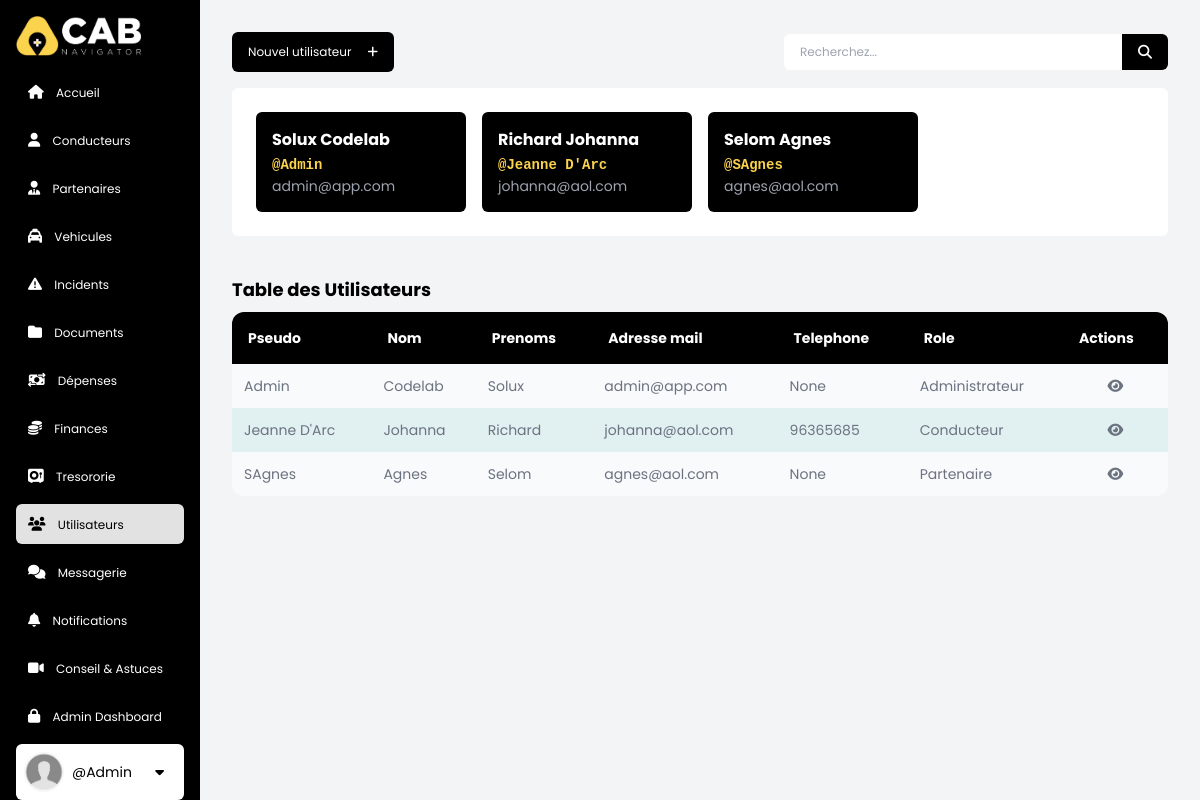
The page /accounts/users/ (signed in) on the database its author committed.
### accounts/models.py (models this page shows, shortened)
class CustomUser(AbstractBaseUser, PermissionsMixin):
    pass
    email = models.EmailField(db_index=True, unique=True, max_length=255)
    username = models.CharField(
        max_length=255, unique=True,  blank=True, null=True)
    first_name = models.CharField(max_length=255)
    last_name = models.CharField(max_length=255)
    phone = models.CharField(max_length=255, blank=True, null=True)
    role = models.ForeignKey(
        Role, on_delete=models.SET_NULL, blank=True, null=True,)
    is_active = models.BooleanField(default=True)
    is_staff = models.BooleanField(default=False)
    is_superuser = models.BooleanField(default=False)
    objects = CustomUserManager()
    USERNAME_FIELD = 'email'
    REQUIRED_FIELDS = []

class Role(models.Model):
    name = models.CharField(db_index=True, unique=True, max_length=255)
    sec_level = models.IntegerField(default='0')
    def __str__(self):
        return self.name

### accounts/views.py (the view)
# urls.py: path('users/', users, name='users'),
@login_required(login_url='login')
def users(req):
    if req.user.role.sec_level < 4:
        return redirect(req.META.get('HTTP_REFERER'))
    users = CustomUser.objects.all()
    ordering = ['last_name']
    context = {
        "users_page": "active",
        'title': 'users',
        'users': users,
        'ordering': ordering,
    }
    return render(req, 'accounts/users.html', context)

### accounts/templates/accounts/users.html (shortened to what this page needs)
{% extends 'main.html' %} {% load static %} {% block content %}
<nav
  class="mx-auto flex flex-col md:flex-row justify-between items-center gap-2 items-center text-xs w-full max-w-[1350px]"
>
  {% if user.role.sec_level >= 1 %}
  <a
    href="{% url 'create_user' %}"
    class="px-4 py-3 bg-black text-white text-xs hover:bg-amber-300 hover:text-black rounded-md items-center transition duration-300 ease-in-out"
    >Nouvel utilisateur<i class="fa-solid fa-plus ml-4"></i
  ></a>
  {% endif %}
  {% include 'components/searchbar.html' %}
</nav>
<div class="my-4 bg-white p-6 rounded-md">
  <div class="grid grid-cols-2 lg:grid-cols-4 xl:grid-cols-6 gap-4">
    {% for e in users %}
    <a href="{% url 'user_profile' e.id  %}">
      <div class="h-full p-4 text-gray-400 bg-black h-50 rounded-md">
        <h3 class="font-bold text-white text-md">
          {{e.last_name}} {{e.first_name}}
        </h3>
        <tt class="font-bold text-amber-300 text-sm">@{{e.username}}</tt>
        <h3 class="text-sm">{{e.email}}</h3>
      </div>
    </a>
    {% endfor %}
  </div>
</div>
<div class="mt-6 flex flex-col lg:flex-row justify-between gap-8">
  <div class="flex flex-col w-full">
    <h3 class="mb-2 text-black text-lg font-bold">Table des Utilisateurs</h3>
    <div class="overflow-auto rounded-xl text-sm bg-gray-50">
      <table class="w-full text-left db-table">
        <thead class="bg-black text-white">
          <tr>
            <th class="p-4 text-sm">Pseudo</th>
            <th class="p-4 text-sm">Nom</th>
            <th class="p-4 text-sm">Prenoms</th>
            <th class="p-4 text-sm">Adresse mail</th>
            <th class="p-4 text-sm">Telephone</th>
            <th class="p-4 text-sm">Role</th>
            <th class="p-4 text-sm">Actions</th>
          </tr>
        </thead>
        <tbody>
          {% for e in users %}
          <tr
            class="text-gray-500 hover:text-black hover:bg-white hover:shadow-xl transition-all duration-50"
          >
            <td class="p-3">{{e.username}}</td>
            <td class="p-3">{{e.first_name}}</td>
            <td class="p-3">{{e.last_name}}</td>
            <td class="p-3">{{e.email}}</td>
            <td class="p-3">{{e.phone}}</td>
            <td class="p-3">{{e.role}}</td>
            <td class="flex justify-around p-3">
              <a href="{% url 'user_profile' e.id  %}"
                ><i class="fa-solid fa-eye"></i
              ></a>
            </td>
          </tr>
          {% endfor %}
        </tbody>
      </table>
    </div>
  </div>
</div>
{% endblock %}

### templates/sidebar.html (shortened to what this page needs)
{% load static %}
<div
  class="bg-black text-white w-[60px] md:w-20 p-2 md:p-4 lg:w-[200px] xl:w-[300px] h-screen fixed overflow-y-auto"
>
  <a class="lg: mb-4 flex items-center" href="{% url 'home' %}">
    <img
      class="hidden lg:inline lg:h-10 mx-auto lg:mx-0 lg:mr-2"
      src="{% static 'imgs/logo-w.png' %}"
      alt="logo"
    />
  </a>
  <ul class="flex flex-col mx-auto items-center lg:items-start">
    <a
      class="mb-2 lg:px-3 py-2 text-center lg:text-left rounded-md hover:bg-white hover:text-black transition ease-in duration-200 w-full {{home_page}}"
      href="{% url 'home' %}"
    >
      <i class="fa-solid fa-house text-sm lg:mr-2"></i>
      <span class="hidden lg:inline lg:text-xs xl:text-base">Accueil </span>
    </a>
    {% if user.role.sec_level >= 3 %}
    <a
      class="mb-2 lg:px-3 py-2 text-center lg:text-left rounded-md hover:bg-white hover:text-black transition ease-in duration-200 w-full {{drivers_page}}"
      href="{% url 'drivers' %}"
    >
      <i class="fa-solid fa-user text-sm lg:mr-2"></i>
      <span class="hidden lg:inline lg:text-xs xl:text-base">Conducteurs </span>
    </a>
    <a
      class="mb-2 lg:px-3 py-2 text-center lg:text-left rounded-md hover:bg-white hover:text-black transition ease-in duration-200 w-full {{partners_page}}"
      href="{% url 'partners' %}"
    >
      <i class="fa-solid fa-user-tie text-sm lg:mr-2"></i>
      <span class="hidden lg:inline lg:text-xs xl:text-base">Partenaires </span>
    </a>
    <a
      class="mb-2 lg:px-3 py-2 text-center lg:text-left rounded-md hover:bg-white hover:text-black transition ease-in duration-200 w-full {{vehicles_page}}"
      href="{% url 'vehicles' %}"
    >
      <i class="fa-solid fa-taxi text-sm lg:mr-2"></i>
      <span class="hidden lg:inline lg:text-xs xl:text-base">Vehicules</span>
    </a>
    {% endif %}
    <a
      class="mb-2 lg:px-3 py-2 text-center lg:text-left rounded-md hover:bg-white hover:text-black transition ease-in duration-200 w-full {{incidents_page}}"
      href="{% url 'incidents' %}"
    >
      <i class="fa-solid fa-triangle-exclamation text-sm lg:mr-2"></i>
      <span class="hidden lg:inline lg:text-xs xl:text-base">Incidents </span>
    </a>
    {% if user.role.sec_level >= 3 %}
    <a
      class="mb-2 lg:px-3 py-2 text-center lg:text-left rounded-md hover:bg-white hover:text-black transition ease-in duration-200 w-full {{documents_page}}"
      href="{% url 'documents' %}"
    >
      <i class="fa-solid fa-folder text-sm lg:mr-2"></i>
      <span class="hidden lg:inline lg:text-xs xl:text-base"> Documents </span>
    </a>
    <a
      class="mb-2 lg:px-3 py-2 text-center lg:text-left rounded-md hover:bg-white hover:text-black transition ease-in duration-200 w-full {{expenses_page}}"
      href="{% url 'expenses' %}"
    >
      <i class="fa-solid fa-money-bill-transfer text-sm lg:mr-2"></i>
      <span class="hidden lg:inline lg:text-xs xl:text-base"> Dépenses </span>
    </a>
    {% endif %}
    <a
      class="mb-2 lg:px-3 py-2 text-center lg:text-left rounded-md hover:bg-white hover:text-black transition ease-in duration-200 w-full  {{finance_page}}"
      href="{% url 'finances' %}"
    >
      <i class="fa-solid fa-coins lg:text-sm lg:mr-2"></i>
      <span class="hidden lg:inline lg:text-xs xl:text-base"> Finances </span>
    </a>
    {% if user.role.sec_level >= 3 %}
    <a
      class="mb-2 lg:px-3 py-2 text-center lg:text-left rounded-md hover:bg-white hover:text-black transition ease-in duration-200 w-full  {{vaults_page}}"
      href="{% url 'vaults' %}"
      ><i class="fa-solid fa-vault text-sm lg:mr-2"></i>
      <span class="hidden lg:inline lg:text-xs xl:text-base"> Tresororie </span>
    </a>
    <a
      class="mb-2 lg:px-3 py-2 text-center lg:text-left rounded-md hover:bg-white hover:text-black transition ease-in duration-200 w-full  {{users_page}}"
      href="{% url 'users' %}"
      ><i class="fa-solid fa-users text-sm lg:mr-2"></i>
      <span class="hidden lg:inline lg:text-xs xl:text-base">
        Utilisateurs
      </span>
    </a>
    {% endif %}
    <a
      class="mb-2 lg:px-3 py-2 text-center lg:text-left rounded-md hover:bg-white hover:text-black transition ease-in duration-200 w-full {{chats_page}}"
      href="{% url 'chats' %}"
    >
      <i class="fa-solid fa-comments text-sm lg:mr-2"></i>
      <span class="hidden lg:inline lg:text-xs xl:text-base"> Messagerie </span>
    </a>
    <a
      class="relative mb-2 lg:px-3 py-2 text-center lg:text-left rounded-md hover:bg-white hover:text-black transition ease-in duration-200 w-full {{notifications_page}}"
      href="{% url 'notifications' %}"
    >
      <i class="text-sm fa-solid fa-bell text-sm lg:mr-2"></i>
      <span class="hidden lg:inline lg:text-xs xl:text-base">
        Notifications
      </span>
    </a>
    <a
      class="mb-2 lg:px-3 py-2 text-center lg:text-left rounded-md hover:bg-white hover:text-black transition ease-in duration-200 w-full {{tips_page}}"
      href="{% url 'tips' %}"
    >
      <i class="fa-solid fa-video text-sm lg:mr-2"></i>
      <span class="hidden lg:inline lg:text-xs xl:text-base">
        Conseil & Astuces
      </span>
    </a>
    {% if user.is_superuser %}
    <a
     target="_blank"
      class="mb-2 lg:px-3 py-2 text-center lg:text-left rounded-md hover:bg-white hover:text-black transition ease-in duration-200 w-full"
      href="{% url 'admin:index' %}"
      ><i class="fa-solid fa-lock text-sm lg:mr-2"></i>
      <span class="hidden lg:inline lg:text-xs xl:text-base">
        Admin Dashboard
      </span>
    </a>
    {% endif %}
    <div
      class="px-1 py-2 lg:p-2 bg-white flex flex-col lg:flex-row items-center gap-1 lg:gap-2 mb-2 sm:text-sm lg:text-md rounded-md cursor-pointer w-full"
    >
      {% if not user.image %}
      <img
        class="hidden lg:inline h-10 w-10 rounded-full object-cover"
        src="{% static 'imgs/anon.png' %}"
        alt="user image"
      />
      {% else %}
      <img
        class="hidden lg:block h-10 w-10 rounded-full object-cover"
        src="{{user.image.url}}"
        alt="user image"
      />
      {% endif %}
      <div class="hidden lg:block w-full">
        <p class="text-black">@{{user.username}}</p>
      </div>
      <div class="relative">
        <button
          type="button"
          class=""
          name="dropdownBtn"
          id="dropdownBtn"
          aria-expanded="false"
          aria-haspopup="true"
          onclick="toggleDropdown(this)"
        >
          <i
            class="fa-sharp fa-solid fa-caret-down text-black bg-white hover:bg-gray-200 py-2 px-3 rounded-md"
          ></i>
        </button>
      </div>
    </div>
  </ul>
</div>

### static/styles.css (style rules this page uses)
html { scroll-behavior: smooth; box-sizing: border-box; }
.db-table { border-collapse: collapse; }
.db-table tbody tr:nth-of-type(even) { background-color: #e1f0f1; }
.active { background: #e2e2e2; color: black; padding: 2px; border-radius: 1rem; }

### templates/main.html (style rules this page uses)
body { font-family: "Poppins", sans-serif; }

### rows shown on the page
CustomUser: username "Admin", last_name "Solux", first_name "Codelab", email "admin@app.com", phone "None", role "Administrateur"
CustomUser: last_name "Richard", first_name "Johanna", username "Jeanne D'Arc", email "johanna@aol.com", phone "96365685", role "Conducteur"
CustomUser: last_name "Selom", first_name "Agnes", username "SAgnes", email "agnes@aol.com", phone "None", role "Partenaire"
